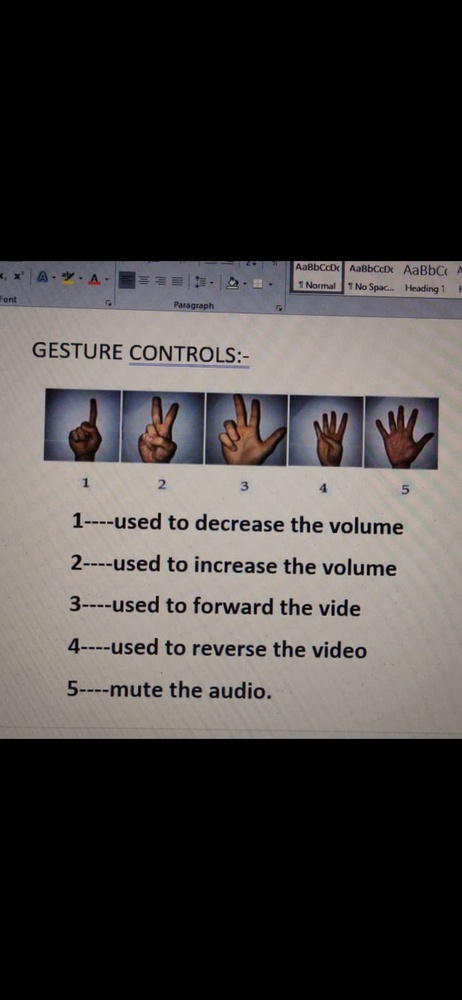
#> input picture gesture control.jpg, 462 x 1000 px, shrunk from 1080 x 2340 before the run, given in place of the camera
$ python Hand_Gesture.py
#> lines starting #> are read from the running program, lines starting #| are printed output that depends on the picture; after the words box and inside, x2 and y2 are one past the last pixel; in counts of white or black regions, pixels touching at a corner belong together
# Imports
import numpy as np
import cv2
import math
import keyboard

# Open Camera
#'''capture = cv2.VideoCapture('http://192.168.43.131:4747/video')'''
capture = cv2.VideoCapture(0)
while capture.isOpened():

    # Capture frames from the camera
    ret, frame = capture.read()
#> frame is the input picture: shape (1000, 462, 3); mean B, G, R 64.9, 66.1, 69.7

    # Get hand data from the rectangle sub window
    cv2.rectangle(frame, (100, 100), (300, 300), (0, 255, 0), 0)
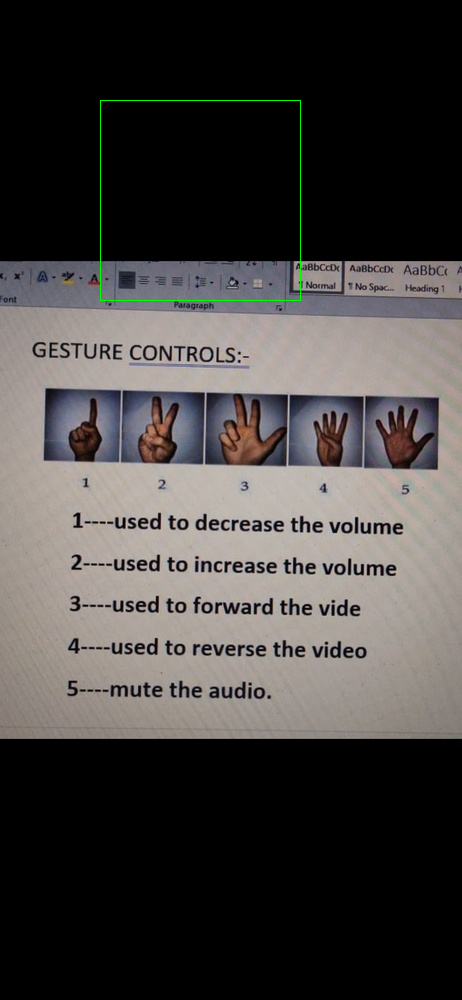
#> frame: shape (1000, 462, 3); 0.17% of pixels changed, all inside (x1, y1, x2, y2) = (100, 100, 301, 301)
    crop_image = frame[100:300, 100:300]
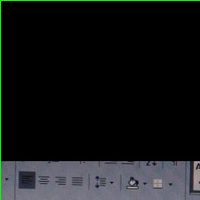
#> crop_image: shape (200, 200, 3); mean B, G, R 22.5, 22.5, 19.9

    # Apply Gaussian blur
    blur = cv2.GaussianBlur(crop_image, (3, 3), 0)
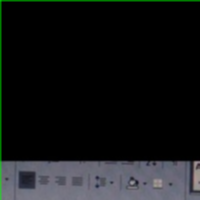
#> blur: shape (200, 200, 3); mean B, G, R 22.6, 21.9, 20

    # Change color-space from BGR -> HSV
    hsv = cv2.cvtColor(blur, cv2.COLOR_BGR2HSV)
#> hsv: shape (200, 200, 3); mean H, S, V 26.1, 15.3, 24.5

    # Create a binary image with where white will be skin colors and rest is black
    mask2 = cv2.inRange(hsv, np.array([0, 48, 80]), np.array([20, 255, 255]))
#> mask2: shape (200, 200); every value is 0

    # Kernel for morphological transformation
    kernel = np.ones((5, 5))

    # Apply morphological transformations to filter out the background noise
    dilation = cv2.dilate(mask2, kernel, iterations=1)
    erosion = cv2.erode(dilation, kernel, iterations=1)

    # Apply Gaussian Blur and Threshold
    filtered = cv2.GaussianBlur(erosion, (3, 3), 0)
    ret, thresh = cv2.threshold(filtered, 127, 255, 0)

    # Show threshold image
    cv2.imshow("Thresholded Hemal", thresh)

    # Find contours
    contours, hierarchy = cv2.findContours(thresh, cv2.RETR_TREE, cv2.CHAIN_APPROX_SIMPLE)
#> contours = []

    try:

        # Find contour with maximum area
        contour = max(contours, key=lambda x: cv2.contourArea(x))


        # Create bounding rectangle around the contour
        x, y, w, h = cv2.boundingRect(contour)
        cv2.rectangle(crop_image, (x, y), (x + w, y + h), (0, 0, 255), 0)

        # Find convex hull
        hull = cv2.convexHull(contour)

        # Draw contour
        drawing = np.zeros(crop_image.shape, np.uint8)

        cv2.drawContours(drawing, [contour], -1, (0, 255, 0), 0)
        cv2.drawContours(drawing, [hull], -1, (0, 0, 255), 0)

        # Find convexity defects
        hull = cv2.convexHull(contour, returnPoints=False)
        defects = cv2.convexityDefects(contour, hull)

        # Use cosine rule to find angle of the far point from the start and end point i.e. the convex points (the finger
        # tips) for all defects
        count_defects = 0

        for i in range(defects.shape[0]):
            s, e, f, d = defects[i, 0]
            start = tuple(contour[s][0])
            end = tuple(contour[e][0])
            far = tuple(contour[f][0])

            a = math.sqrt((end[0] - start[0]) ** 2 + (end[1] - start[1]) ** 2)
            b = math.sqrt((far[0] - start[0]) ** 2 + (far[1] - start[1]) ** 2)
            c = math.sqrt((end[0] - far[0]) ** 2 + (end[1] - far[1]) ** 2)
            angle = (math.acos((b ** 2 + c ** 2 - a ** 2) / (2 * b * c)) * 180) / 3.14

            # if angle > 90 draw a circle at the far point
            if angle <= 90:
                count_defects += 1
                cv2.circle(crop_image, far, 1, [0, 0, 255], -1)

            cv2.line(crop_image, start, end, [0, 255, 0], 2)

        # Print number of fingers
        if count_defects == 0:
            cv2.putText(frame, "ONE", (50, 50), cv2.FONT_HERSHEY_SIMPLEX, 2,(0,0,255),2)
            keyboard.send('x')      #Volume down [VLC media player hot keys selection]

        elif count_defects == 1:
            cv2.putText(frame, "TWO", (50, 50), cv2.FONT_HERSHEY_SIMPLEX, 2,(0,0,255), 2)
            keyboard.send('z')     #Volume Up

        elif count_defects == 2:
            cv2.putText(frame, "THREE", (5, 50), cv2.FONT_HERSHEY_SIMPLEX, 2,(0,0,255), 2)
            keyboard.send('v')     #Forward

        elif count_defects == 3:
            cv2.putText(frame, "FOUR", (50, 50), cv2.FONT_HERSHEY_SIMPLEX, 2,(0,0,255), 2)
            keyboard.send('c')     #Backward.


        elif count_defects == 4:
            cv2.putText(frame, "FIVE", (50, 50), cv2.FONT_HERSHEY_SIMPLEX, 2,(0,0,255), 2)
            keyboard.send('m')      #Mute
        else:
            pass
    except:
        pass

    # Show required images
    cv2.imshow("Gesture", frame)
    #all_image = np.hstack((drawing, crop_image))
    ##cv2.imshow('Contours', all_image)

    # Close the camera if 'q' is pressed
    if cv2.waitKey(1) == ord('q'):
#> (key q is pressed here)
        break

capture.release()
cv2.destroyAllWindows()
